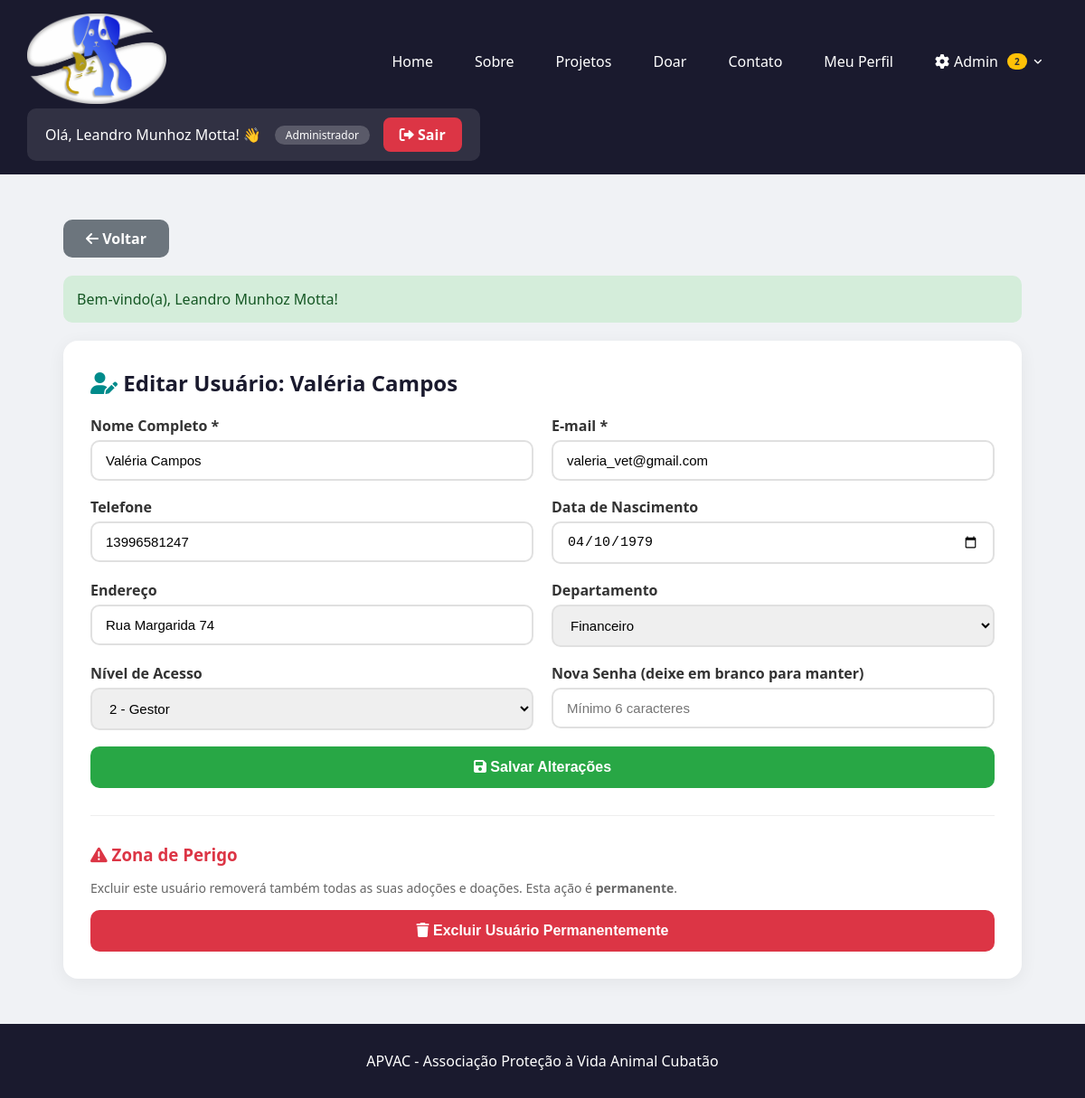
The app's page /admin_editar_usuario.php?id=1 (signed in) with its own data.
### tables this page shows
CREATE TABLE `usuarios` (
    `id_usuario` int(11) NOT NULL,
    `id_departamento` int(11) DEFAULT NULL,
    `nome` varchar(30) DEFAULT NULL,
    `data_nascimento` date DEFAULT NULL,
    `endereco` varchar(50) DEFAULT NULL,
    `telefone` varchar(20) DEFAULT NULL,
    `email` varchar(50) DEFAULT NULL,
    `senha` varchar(255) DEFAULT NULL,
    `token_recuperacao` varchar(255) DEFAULT NULL,
    `expira_token` datetime DEFAULT NULL,
    `nivel` int(11) DEFAULT 4
);

CREATE TABLE `departamentos` (
    `id_departamento` int(11) NOT NULL,
    `nome` varchar(30) DEFAULT NULL
);

### conexao.php (called while the page is built, shortened)
<?php
function buscarDepartamentos($conexao)
{
    $sql = "SELECT id_departamento, nome FROM departamentos ORDER BY nome";
    $resultado = $conexao->query($sql);
    if ($resultado && $resultado->num_rows > 0) {
        return $resultado->fetch_all(MYSQLI_ASSOC);
    }
    return [];
}
function getUsuarioById($conexao, $id)
{
    $sql = "SELECT * FROM usuarios WHERE id_usuario = ?";
    $stmt = $conexao->prepare($sql);
    $stmt->bind_param("i", $id);
    $stmt->execute();
    $resultado = $stmt->get_result();
    return $resultado->fetch_assoc();
}
function getNomeNivel($nivel)
{
    $niveis = [
        1 => 'Administrador',
        2 => 'Gestor',
        3 => 'Voluntário',
        4 => 'Usuário'
    ];
    return $niveis[$nivel] ?? 'Usuário';
}
function contarAdocoesPendentes($conexao)
{
    $sql = "SELECT COUNT(*) as total FROM adocoes WHERE status = 'pendente'";
    $resultado = $conexao->query($sql);
    if ($resultado) {
        $row = $resultado->fetch_assoc();
        return $row['total'] ?? 0;
    }
    return 0;
}

### admin_editar_usuario.php (the view, shortened to what this page needs)
<?php
include "conexao.php";
$id = $_GET['id'] ?? 0;
$usuario_edit = getUsuarioById($conexao, $id);
$departamentos = buscarDepartamentos($conexao);
$nivel_usuario = $_SESSION['usuario_nivel'] ?? 4;
$nome_nivel = getNomeNivel($nivel_usuario);
$total_pendentes = contarAdocoesPendentes($conexao);
?>
<!DOCTYPE html>
<html lang="pt-br">
<head>
    <link rel="stylesheet" href="estilos/style_geral.css">
    <link rel="stylesheet" href="estilos/style_admin.css">
    <link rel="stylesheet" href="https://cdnjs.cloudflare.com/ajax/libs/font-awesome/6.0.0/css/all.min.css">
</head>
<body>
    <div class="wrapper">
        <header class="header">
            <a href="index.php">
                <img id="logoMenu" src="img/logoONG.png" alt="Logo APVAC">
            </a>
            <nav class="menu">
                <ul class="menu">
                    <li><a href="index.php">Home</a></li>
                    <li><a href="sobre.php">Sobre</a></li>
                    <li><a href="projetos.php">Projetos</a></li>
                    <li><a href="doar.php">Doar</a></li>
                    <li><a href="contato.php">Contato</a></li>
                    <li><a href="perfil.php">Meu Perfil</a></li>
                    <?php if ($nivel_usuario <= 2): ?>
                    <li class="dropdown">
                        <a href="#" class="dropdown-toggle">
                            <i class="fas fa-cog"></i> Admin
                            <?php if ($total_pendentes > 0): ?>
                            <span class="badge-notif-menu"><?php echo $total_pendentes; ?></span>
                            <?php endif; ?>
                        </a>
                    </li>
                    <?php endif; ?>
                </ul>
            </nav>
            <div class="acesso">
                <span>Olá, <?php echo htmlspecialchars($_SESSION['usuario_nome']); ?>! 👋</span>
                <span
                    style="font-size: 12px; background: rgba(255,255,255,0.2); padding: 2px 12px; border-radius: 12px;">
                    <?php echo $nome_nivel; ?>
                </span>
                <a href="logout.php" class="btn-sair">
                    <i class="fas fa-sign-out-alt"></i> Sair
                </a>
            </div>
        </header>
        <main>
            <div class="admin-container">
                <a href="admin_usuarios.php" class="btn-voltar"><i class="fas fa-arrow-left"></i> Voltar</a>
                <?php if (isset($_SESSION['mensagem'])): ?>
                <div
                    style="padding: 15px; background: <?php echo $_SESSION['tipo_mensagem'] == 'success' ? '#d4edda' : '#f8d7da'; ?>; border-radius: 10px; margin-bottom: 20px; color: <?php echo $_SESSION['tipo_mensagem'] == 'success' ? '#155724' : '#721c24'; ?>;">
                    <?php
                        echo $_SESSION['mensagem'];
                        ?>
                </div>
                <?php endif; ?>
                <div class="form-animal ativo">
                    <h2 style="margin-bottom: 20px;">
                        <i class="fas fa-user-edit" style="color: #008b8b;"></i>
                        Editar Usuário: <?php echo htmlspecialchars($usuario_edit['nome']); ?>
                    </h2>
                    <form method="POST">
                        <div class="form-row">
                            <div class="form-group">
                                <label>Nome Completo *</label>
                                <input type="text" name="nome"
                                    value="<?php echo htmlspecialchars($usuario_edit['nome']); ?>" required
                                    maxlength="30">
                            </div>
                            <div class="form-group">
                                <label>E-mail *</label>
                                <input type="email" name="email"
                                    value="<?php echo htmlspecialchars($usuario_edit['email']); ?>" required
                                    maxlength="50">
                            </div>
                        </div>
                        <div class="form-row">
                            <div class="form-group">
                                <label>Telefone</label>
                                <input type="text" name="telefone"
                                    value="<?php echo htmlspecialchars($usuario_edit['telefone'] ?? ''); ?>"
                                    maxlength="20">
                            </div>
                            <div class="form-group">
                                <label>Data de Nascimento</label>
                                <input type="date" name="data_nascimento"
                                    value="<?php echo $usuario_edit['data_nascimento']; ?>">
                            </div>
                        </div>
                        <div class="form-row">
                            <div class="form-group">
                                <label>Endereço</label>
                                <input type="text" name="endereco"
                                    value="<?php echo htmlspecialchars($usuario_edit['endereco'] ?? ''); ?>"
                                    maxlength="50">
                            </div>
                            <div class="form-group">
                                <label>Departamento</label>
                                <select name="id_departamento">
                                    <?php foreach ($departamentos as $dept): ?>
                                    <option value="<?php echo $dept['id_departamento']; ?>"
                                        <?php echo ($usuario_edit['id_departamento'] == $dept['id_departamento']) ? 'selected' : ''; ?>>
                                        <?php echo htmlspecialchars($dept['nome']); ?>
                                    </option>
                                    <?php endforeach; ?>
                                </select>
                            </div>
                        </div>
                        <div class="form-row">
                            <div class="form-group">
                                <label>Nível de Acesso</label>
                                <select name="nivel" <?php echo ($id == $_SESSION['usuario_id']) ? 'disabled' : ''; ?>>
                                    <option value="2" <?php echo ($usuario_edit['nivel'] == 2) ? 'selected' : ''; ?>>2 -
                                        Gestor</option>
                                </select>
                            </div>
                            <div class="form-group">
                                <label>Nova Senha (deixe em branco para manter)</label>
                                <input type="password" name="nova_senha" placeholder="Mínimo 6 caracteres" minlength="6"
                                    autocomplete="new-password">
                            </div>
                        </div>
                        <button type="submit" class="btn-salvar">
                            <i class="fas fa-save"></i> Salvar Alterações
                        </button>
                    </form>
                    <?php if ($id != $_SESSION['usuario_id']): ?>
                    <hr style="margin: 30px 0; border: none; border-top: 1px solid #eee;">
                    <h3 style="color: #dc3545; margin-bottom: 15px;">
                        <i class="fas fa-exclamation-triangle"></i> Zona de Perigo
                    </h3>
                    <p style="color: #666; font-size: 14px; margin-bottom: 15px;">
                        Excluir este usuário removerá também todas as suas adoções e doações. Esta ação é
                        <strong>permanente</strong>.
                    </p>
                    <form method="POST"
                        onsubmit="return confirm('⚠️ ATENÇÃO!\n\nTem certeza que deseja excluir o usuário <?php echo htmlspecialchars($usuario_edit['nome']); ?>?\n\nEsta ação irá remover:\n- O usuário\n- Todas as adoções dele\n- Todas as doações dele\n\nNÃO PODE SER DESFEITO!');">
                        <button type="submit"
                            style="width: 100%; padding: 14px; background: #dc3545; color: white; border: none; border-radius: 10px; font-weight: 700; cursor: pointer; font-size: 16px;">
                            <i class="fas fa-trash"></i> Excluir Usuário Permanentemente
                        </button>
                    </form>
                    <?php endif; ?>
                </div>
            </div>
        </main>
        <footer>
            <p>APVAC - Associação Proteção à Vida Animal Cubatão</p>
        </footer>
    </div>
</body>
</html>

### estilos/style_geral.css (style rules this page uses)
* { margin: 0; padding: 0; box-sizing: border-box; }
body { font-family: 'Segoe UI', Tahoma, Geneva, Verdana, sans-serif; background-color: #f0f2f5; color: #1a1a2e; }
.header { background: #1a1a2e; display: flex; flex-wrap: wrap; justify-content: space-between; align-items: center; padding: 15px 30px; color: white; }
#logoMenu { height: 100px; width: auto; }
.menu { display: flex; flex-wrap: wrap; list-style: none; gap: 10px; }
.menu li a { display: block; padding: 10px 18px; text-decoration: none; color: white; border-radius: 8px; font-weight: 500; }
.header .acesso { background: rgba(255, 255, 255, 0.1); padding: 10px 20px; border-radius: 10px; display: flex; align-items: center; gap: 15px; }
.header .acesso span { color: white; font-weight: 500; }
.header .acesso a, #abrirLogin { background: white; color: #1a1a2e; padding: 8px 18px; border-radius: 8px; border: none; font-weight: 600; cursor: pointer; text-decoration: none; }
.header .acesso .btn-sair { background: #dc3545; color: white; }
main { background-color: #f0f2f5; padding: 20px 0; min-height: calc(100vh - 200px); }
.wrapper { display: flex; flex-direction: column; min-height: 100vh; }
footer { background: #1a1a2e; text-align: center; color: white; padding: 30px 20px; }
.btn-voltar { display: inline-block; background: #6c757d; color: white; padding: 10px 25px; border-radius: 10px; text-decoration: none; font-weight: 600; margin-bottom: 20px; transition: all 0.3s; }
.menu .dropdown { position: relative; padding-bottom: 15px; margin-bottom: -15px; }
.menu .dropdown-toggle { display: flex; align-items: center; gap: 5px; cursor: pointer; }
.menu .dropdown-toggle::after { content: "\f107"; font-family: "Font Awesome 6 Free"; font-weight: 900; font-size: 11px; margin-left: 3px; transition: transform 0.3s; }
.menu .badge-notif-menu { background: #ffc107; color: #333; padding: 2px 8px; border-radius: 10px; font-size: 10px; font-weight: 700; margin-left: 5px; }

### estilos/style_admin.css (style rules this page uses)
.admin-container { max-width: 1100px; margin: 30px auto; padding: 0 20px; }
.form-animal { background: white; padding: 30px; border-radius: 16px; box-shadow: 0 4px 20px rgba(0, 0, 0, 0.06); margin-bottom: 30px; display: none; }
.form-animal.ativo { display: block; }
.form-row { display: grid; grid-template-columns: 1fr 1fr; gap: 20px; }
.form-group { margin-bottom: 18px; }
.form-group label { display: block; font-weight: 600; margin-bottom: 5px; color: #333; }
.form-group input, .form-group select, .form-group textarea { width: 100%; padding: 12px 15px; border: 2px solid #e0e0e0; border-radius: 10px; font-size: 15px; box-sizing: border-box; }
.btn-salvar { background: #28a745; color: white; padding: 14px 35px; border-radius: 10px; border: none; font-weight: 700; cursor: pointer; font-size: 16px; transition: background 0.3s; width: 100%; }

### records on screen
usuarios: nome "Valéria Campos", email "valeria_vet@gmail.com", telefone "13996581247", data_nascimento "04/10/1979", endereco "Rua Margarida 74", id_departamento "Financeiro", nivel "2 - Gestor"

### other values on screen
$total_pendentes "2"
$_SESSION['usuario_nome'] "Leandro Munhoz Motta"
$nome_nivel "Administrador"
$_SESSION['mensagem'] "Bem-vindo(a), Leandro Munhoz Motta!"
